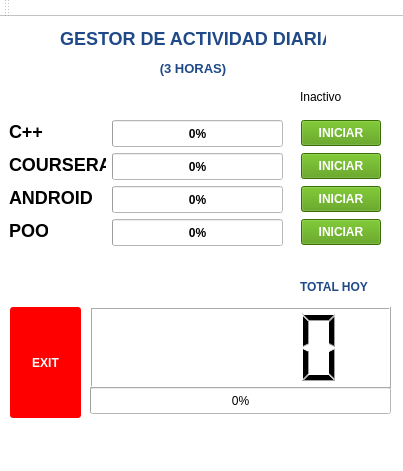
<?xml version="1.0" encoding="UTF-8"?>
<ui version="4.0">
 <class>MainWindow</class>
 <widget class="QMainWindow" name="MainWindow">
  <property name="geometry">
   <rect>
    <x>0</x>
    <y>0</y>
    <width>403</width>
    <height>471</height>
   </rect>
  </property>
  <property name="windowTitle">
   <string>MainWindow</string>
  </property>
  <property name="styleSheet">
   <string notr="true">background-color: rgb(255, 255, 255);</string>
  </property>
  <widget class="QWidget" name="centralWidget">
   <widget class="QProgressBar" name="progressBar">
    <property name="geometry">
     <rect>
      <x>112</x>
      <y>103</y>
      <width>171</width>
      <height>27</height>
     </rect>
    </property>
    <property name="styleSheet">
     <string notr="true">background-color: rgb(255, 255, 255);
selection-background-color: rgb(252, 175, 62);
font:bold;</string>
    </property>
    <property name="maximum">
     <number>60</number>
    </property>
    <property name="value">
     <number>0</number>
    </property>
   </widget>
   <widget class="QPushButton" name="iniciar1">
    <property name="geometry">
     <rect>
      <x>301</x>
      <y>103</y>
      <width>80</width>
      <height>26</height>
     </rect>
    </property>
    <property name="styleSheet">
     <string notr="true">background-color: rgb(78, 154, 6);
color: rgb(255, 255, 255);
font: 75 11pt &quot;Aharoni CLM&quot;;
font:bold;</string>
    </property>
    <property name="text">
     <string>INICIAR</string>
    </property>
   </widget>
   <widget class="QLabel" name="label">
    <property name="geometry">
     <rect>
      <x>9</x>
      <y>103</y>
      <width>34</width>
      <height>22</height>
     </rect>
    </property>
    <property name="styleSheet">
     <string notr="true">font:bold;
font-size:18px;
</string>
    </property>
    <property name="text">
     <string>C++</string>
    </property>
   </widget>
   <widget class="QLabel" name="label_2">
    <property name="geometry">
     <rect>
      <x>9</x>
      <y>136</y>
      <width>97</width>
      <height>22</height>
     </rect>
    </property>
    <property name="styleSheet">
     <string notr="true">font:bold;
font-size:18px;
</string>
    </property>
    <property name="text">
     <string>COURSERA</string>
    </property>
   </widget>
   <widget class="QPushButton" name="iniciar2">
    <property name="geometry">
     <rect>
      <x>301</x>
      <y>136</y>
      <width>80</width>
      <height>26</height>
     </rect>
    </property>
    <property name="styleSheet">
     <string notr="true">background-color: rgb(78, 154, 6);
color: rgb(255, 255, 255);
font: 75 11pt &quot;Aharoni CLM&quot;;
font:bold;</string>
    </property>
    <property name="text">
     <string>INICIAR</string>
    </property>
   </widget>
   <widget class="QProgressBar" name="progressBar_2">
    <property name="geometry">
     <rect>
      <x>112</x>
      <y>136</y>
      <width>171</width>
      <height>27</height>
     </rect>
    </property>
    <property name="styleSheet">
     <string notr="true">background-color: rgb(255, 255, 255);
selection-background-color: rgb(252, 175, 62);
font:bold;</string>
    </property>
    <property name="maximum">
     <number>60</number>
    </property>
    <property name="value">
     <number>0</number>
    </property>
   </widget>
   <widget class="QProgressBar" name="progressBar_3">
    <property name="geometry">
     <rect>
      <x>112</x>
      <y>169</y>
      <width>171</width>
      <height>27</height>
     </rect>
    </property>
    <property name="styleSheet">
     <string notr="true">background-color: rgb(255, 255, 255);
selection-background-color: rgb(252, 175, 62);
font:bold;</string>
    </property>
    <property name="maximum">
     <number>30</number>
    </property>
    <property name="value">
     <number>0</number>
    </property>
   </widget>
   <widget class="QLabel" name="label_3">
    <property name="geometry">
     <rect>
      <x>9</x>
      <y>169</y>
      <width>84</width>
      <height>22</height>
     </rect>
    </property>
    <property name="styleSheet">
     <string notr="true">font:bold;
font-size:18px;
</string>
    </property>
    <property name="text">
     <string>ANDROID</string>
    </property>
   </widget>
   <widget class="QPushButton" name="iniciar3">
    <property name="geometry">
     <rect>
      <x>301</x>
      <y>169</y>
      <width>80</width>
      <height>26</height>
     </rect>
    </property>
    <property name="styleSheet">
     <string notr="true">background-color: rgb(78, 154, 6);
color: rgb(255, 255, 255);
font: 75 11pt &quot;Aharoni CLM&quot;;
font:bold;</string>
    </property>
    <property name="text">
     <string>INICIAR</string>
    </property>
   </widget>
   <widget class="QPushButton" name="iniciar4">
    <property name="geometry">
     <rect>
      <x>301</x>
      <y>202</y>
      <width>80</width>
      <height>26</height>
     </rect>
    </property>
    <property name="styleSheet">
     <string notr="true">background-color: rgb(78, 154, 6);
color: rgb(255, 255, 255);
font: 75 11pt &quot;Aharoni CLM&quot;;
font:bold;</string>
    </property>
    <property name="text">
     <string>INICIAR</string>
    </property>
   </widget>
   <widget class="QProgressBar" name="progressBar_4">
    <property name="geometry">
     <rect>
      <x>112</x>
      <y>202</y>
      <width>171</width>
      <height>27</height>
     </rect>
    </property>
    <property name="styleSheet">
     <string notr="true">background-color: rgb(255, 255, 255);
selection-background-color: rgb(252, 175, 62);
font:bold;</string>
    </property>
    <property name="maximum">
     <number>30</number>
    </property>
    <property name="value">
     <number>0</number>
    </property>
   </widget>
   <widget class="QLabel" name="label_4">
    <property name="geometry">
     <rect>
      <x>9</x>
      <y>202</y>
      <width>39</width>
      <height>22</height>
     </rect>
    </property>
    <property name="styleSheet">
     <string notr="true">font:bold;
font-size:18px;
</string>
    </property>
    <property name="text">
     <string>POO</string>
    </property>
   </widget>
   <widget class="QLabel" name="label_5">
    <property name="geometry">
     <rect>
      <x>60</x>
      <y>10</y>
      <width>266</width>
      <height>50</height>
     </rect>
    </property>
    <property name="styleSheet">
     <string notr="true">font:bold;
font-size:18px;
center;</string>
    </property>
    <property name="text">
     <string>&lt;html&gt;&lt;head/&gt;&lt;body&gt;&lt;p align=&quot;center&quot;&gt;&lt;span style=&quot; color:#204a87;&quot;&gt;GESTOR DE ACTIVIDAD DIARIA &lt;/span&gt;&lt;/p&gt;&lt;p align=&quot;center&quot;&gt;&lt;span style=&quot; font-size:10pt; color:#204a87;&quot;&gt;(3 HORAS)&lt;/span&gt;&lt;/p&gt;&lt;/body&gt;&lt;/html&gt;</string>
    </property>
   </widget>
   <widget class="QProgressBar" name="gen">
    <property name="geometry">
     <rect>
      <x>90</x>
      <y>370</y>
      <width>301</width>
      <height>27</height>
     </rect>
    </property>
    <property name="styleSheet">
     <string notr="true">selection-color: rgb(239, 41, 41);</string>
    </property>
    <property name="maximum">
     <number>15</number>
    </property>
    <property name="value">
     <number>0</number>
    </property>
   </widget>
   <widget class="QLabel" name="estado">
    <property name="geometry">
     <rect>
      <x>300</x>
      <y>70</y>
      <width>53</width>
      <height>19</height>
     </rect>
    </property>
    <property name="text">
     <string>Inactivo</string>
    </property>
   </widget>
   <widget class="QLabel" name="actividad">
    <property name="geometry">
     <rect>
      <x>300</x>
      <y>260</y>
      <width>91</width>
      <height>21</height>
     </rect>
    </property>
    <property name="styleSheet">
     <string notr="true">
</string>
    </property>
    <property name="text">
     <string>&lt;html&gt;&lt;head/&gt;&lt;body&gt;&lt;p&gt;&lt;span style=&quot; font-weight:600; color:#204a87;&quot;&gt;TOTAL HOY&lt;/span&gt;&lt;/p&gt;&lt;/body&gt;&lt;/html&gt;</string>
    </property>
   </widget>
   <widget class="QLCDNumber" name="lcdNumber">
    <property name="geometry">
     <rect>
      <x>90</x>
      <y>290</y>
      <width>301</width>
      <height>81</height>
     </rect>
    </property>
   </widget>
   <widget class="QPushButton" name="pushButton">
    <property name="geometry">
     <rect>
      <x>10</x>
      <y>290</y>
      <width>71</width>
      <height>111</height>
     </rect>
    </property>
    <property name="styleSheet">
     <string notr="true">border-radius:3px;
border-color: red;
background-color:red;
color:white;
font:bold;</string>
    </property>
    <property name="text">
     <string>EXIT</string>
    </property>
   </widget>
  </widget>
  <widget class="QMenuBar" name="menuBar">
   <property name="geometry">
    <rect>
     <x>0</x>
     <y>0</y>
     <width>403</width>
     <height>24</height>
    </rect>
   </property>
  </widget>
  <widget class="QToolBar" name="mainToolBar">
   <attribute name="toolBarArea">
    <enum>TopToolBarArea</enum>
   </attribute>
   <attribute name="toolBarBreak">
    <bool>false</bool>
   </attribute>
  </widget>
  <widget class="QStatusBar" name="statusBar"/>
 </widget>
 <layoutdefault spacing="6" margin="11"/>
 <resources/>
 <connections/>
</ui>
